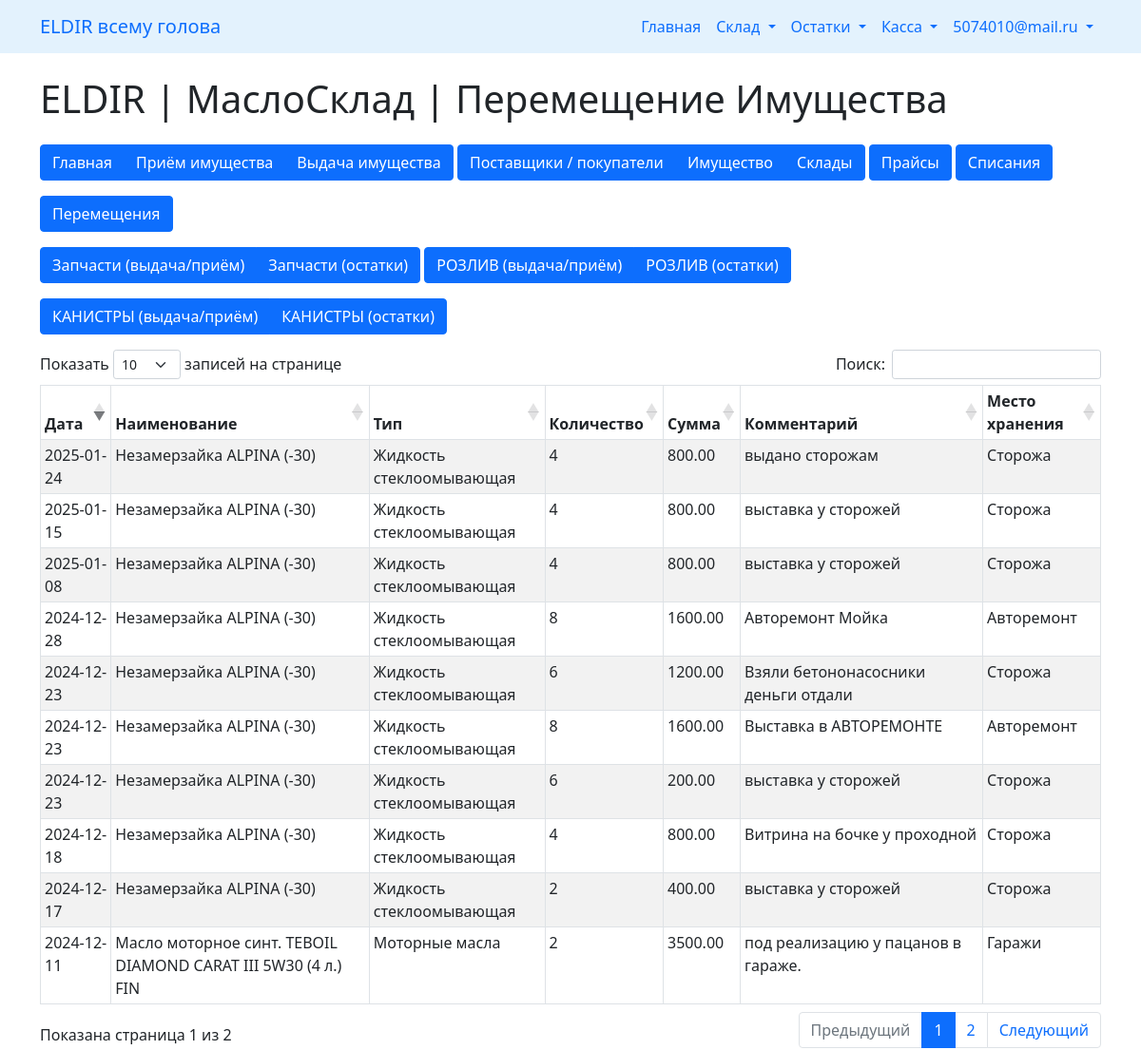
The app's page /maslosklad/relocation/index.php (signed in) with its own data.
### tables this page shows
CREATE TABLE `maslosklad` (
  `id` int(11) NOT NULL,
  `sign_of_calculation` varchar(100) NOT NULL COMMENT 'признак расчёта',
  `suppliers_id` int(11) NOT NULL COMMENT 'id поставщика',
  `buyers_id` int(11) NOT NULL COMMENT 'id покупателя',
  `property_id` int(11) NOT NULL COMMENT 'имущество',
  `count` int(11) NOT NULL COMMENT 'количество',
  `place_id` int(11) NOT NULL COMMENT 'Место хранения',
  `purpose` varchar(200) NOT NULL,
  `summa` decimal(10,2) NOT NULL COMMENT 'сумма заказа',
  `output` int(11) NOT NULL COMMENT '0 - на балансе кассы, 1 - вывод вне',
  `comment` varchar(200) NOT NULL,
  `confirm` int(11) NOT NULL DEFAULT '0',
  `date_operations` date NOT NULL COMMENT 'дата операции',
  `status` int(11) NOT NULL COMMENT '0 - не оплачен / 1 -  оплачен',
  `type_pay` int(11) NOT NULL COMMENT '0 - нал / 1 - безнал',
  `invoice_number` int(11) NOT NULL COMMENT 'номер счёта',
  `relocation` int(11) NOT NULL COMMENT 'Перемещение',
  `date_operations_relocation` date NOT NULL COMMENT 'дата перемещения',
  `write_off` int(11) NOT NULL COMMENT 'Списание с баланса',
  `is_deleted` int(11) NOT NULL DEFAULT '0' COMMENT 'признак удаления'
);

CREATE TABLE `maslosklad_property` (
  `id` int(11) NOT NULL,
  `name` varchar(200) NOT NULL COMMENT 'наименование имущества',
  `article` varchar(255) NOT NULL COMMENT 'Артикул ',
  `type` int(11) NOT NULL COMMENT 'категория имущества',
  `volume` float NOT NULL COMMENT 'Объём для розлива',
  `is_deleted` int(11) NOT NULL DEFAULT '0' COMMENT 'признак удаления'
);

CREATE TABLE `maslosklad_property_type` (
  `id` int(11) NOT NULL,
  `name` varchar(200) NOT NULL COMMENT 'наименование',
  `is_deleted` int(11) NOT NULL DEFAULT '0' COMMENT 'признак удаления'
);

CREATE TABLE `maslosklad_property_place` (
  `id` int(11) NOT NULL,
  `name` varchar(200) NOT NULL COMMENT 'наименование',
  `is_deleted` int(11) NOT NULL DEFAULT '0' COMMENT 'признак удаления'
);

### maslosklad/relocation/index.php (the view, shortened to what this page needs)
<!doctype html>
<html lang="en">
  <head>
    <link href="https://cdn.jsdelivr.net/npm/bootstrap@5.1.3/dist/css/bootstrap.min.css" rel="stylesheet">
    <link rel="stylesheet" href="//cdn.jsdelivr.net/npm/alertifyjs@1.13.1/build/css/alertify.min.css"/>
</head>
<body>
    <? require_once('../../nav.php'); ?>
    <div class="container mt-4">
        <div class="row">
            <div class="col-md-12">
                <h1>ELDIR | МаслоСклад | Перемещение Имущества </h1>
            </div>
        </div>
        <? require_once('../nav_sklad.php'); ?>
        <div class="row mt-3">
            <div class="col-md-12">
                <div class="table-responsive-sm">
                    <table id="myTable" class=" table table-bordered table-striped table-sm table-hover">
                        <thead>
                            <tr>
                                <th>Дата</th>
                                <th>Наименование</th>
                                <th>Тип</th>
                                <th>Количество</th>
                                <th>Сумма</th>
                                <th>Комментарий</th>
                                <th>Место хранения</th>
                            </tr>
                        </thead>
                        <tbody>
                            <?php
                            require __DIR__ . '/../../dbcon.php';
                            $query = "SELECT s.id as id, mpp.name as name_place, sp.name as property_name, s.summa as summa, spt.name as type_name, s.count, s.date_operations, spp.name as place, s.comment,  IF(s.status > 0, 'Оплачен', 'Не оплачен') AS status, IF(s.type_pay > 0, 'безнал', 'нал') AS type_pay, mb.name as buyers_name
                                        FROM `maslosklad` s
                                        LEFT JOIN `maslosklad_property` sp ON s.property_id = sp.id
                                        LEFT JOIN `maslosklad_property_type` spt ON sp.type = spt.id
                                        LEFT JOIN `maslosklad_property_place` spp ON s.place_id = spp.id
                                        LEFT JOIN `maslosklad_buyers` mb ON s.buyers_id = mb.id
                                        LEFT JOIN `maslosklad_property_place` mpp ON s.place_id = mpp.id
                                        WHERE s.is_deleted = 0 AND s.sign_of_calculation = 'vydacha' AND s.relocation = 1";
                            $query_run = mysqli_query($con, $query);
                            if(mysqli_num_rows($query_run) > 0)
                            {
                                foreach($query_run as $property)
                                {
                                    ?>
                                    <tr>
                                        <td><?= $property['date_operations'] ?></td>
                                        <td><?= $property['property_name'] ?></td>
                                        <td><?= $property['type_name'] ?></td>
                                        <td><?= $property['count'] ?></td>
                                        <td><?= $property['summa'] ?></td>
                                        <td><?= $property['comment'] ?></td>
                                        <td><?= $property['name_place'] ?></td>
                                    </tr>
                                    <?php
                                }
                            }
                            ?>
                        </tbody>
                    </table>
                </div>
            </div>
        </div>
    </div>
    <link rel="stylesheet" href="//cdn.datatables.net/1.13.4/css/dataTables.bootstrap5.min.css"/>
</body>
</html>

### records on screen
maslosklad: date_operations "2024-12-11", maslosklad_property.name "Масло моторное синт. TEBOIL DIAMOND CARAT III 5W30 (4 л.) FIN", maslosklad_property_type.name "Моторные масла", count "2", summa "3500.00", comment "под реализацию у пацанов в гараже.", maslosklad_property_place.name "Гаражи"
maslosklad: date_operations "2024-12-17", maslosklad_property.name "Незамерзайка ALPINA (-30)", maslosklad_property_type.name "Жидкость стеклоомывающая", count "2", summa "400.00", comment "выставка у сторожей", maslosklad_property_place.name "Сторожа"
maslosklad: date_operations "2024-12-18", maslosklad_property.name "Незамерзайка ALPINA (-30)", maslosklad_property_type.name "Жидкость стеклоомывающая", count "4", summa "800.00", comment "Витрина на бочке у проходной", maslosklad_property_place.name "Сторожа"
maslosklad: date_operations "2024-12-23", maslosklad_property.name "Незамерзайка ALPINA (-30)", maslosklad_property_type.name "Жидкость стеклоомывающая", count "6", summa "1200.00", comment "Взяли бетононасосники деньги отдали", maslosklad_property_place.name "Сторожа"
maslosklad: date_operations "2024-12-23", maslosklad_property.name "Незамерзайка ALPINA (-30)", maslosklad_property_type.name "Жидкость стеклоомывающая", count "8", summa "1600.00", comment "Выставка в АВТОРЕМОНТЕ", maslosklad_property_place.name "Авторемонт"
maslosklad: date_operations "2024-12-23", maslosklad_property.name "Незамерзайка ALPINA (-30)", maslosklad_property_type.name "Жидкость стеклоомывающая", count "6", summa "200.00", comment "выставка у сторожей", maslosklad_property_place.name "Сторожа"
maslosklad: date_operations "2024-12-28", maslosklad_property.name "Незамерзайка ALPINA (-30)", maslosklad_property_type.name "Жидкость стеклоомывающая", count "8", summa "1600.00", comment "Авторемонт Мойка", maslosklad_property_place.name "Авторемонт"
maslosklad: date_operations "2025-01-08", maslosklad_property.name "Незамерзайка ALPINA (-30)", maslosklad_property_type.name "Жидкость стеклоомывающая", count "4", summa "800.00", comment "выставка у сторожей", maslosklad_property_place.name "Сторожа"
maslosklad: date_operations "2025-01-15", maslosklad_property.name "Незамерзайка ALPINA (-30)", maslosklad_property_type.name "Жидкость стеклоомывающая", count "4", summa "800.00", comment "выставка у сторожей", maslosklad_property_place.name "Сторожа"
maslosklad: date_operations "2025-01-24", maslosklad_property.name "Незамерзайка ALPINA (-30)", maslosklad_property_type.name "Жидкость стеклоомывающая", count "4", summa "800.00", comment "выдано сторожам", maslosklad_property_place.name "Сторожа"

### other values on screen
$_SESSION['loginemail'] "5074010@mail.ru"
